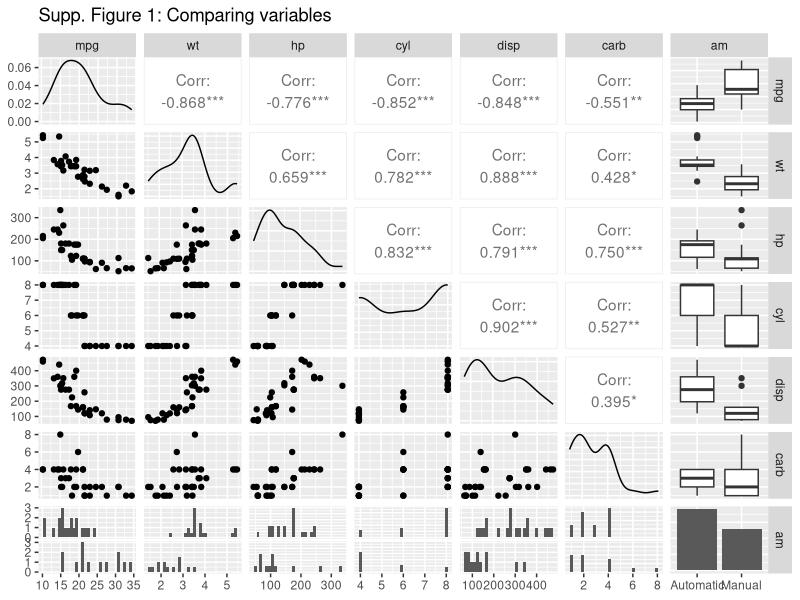
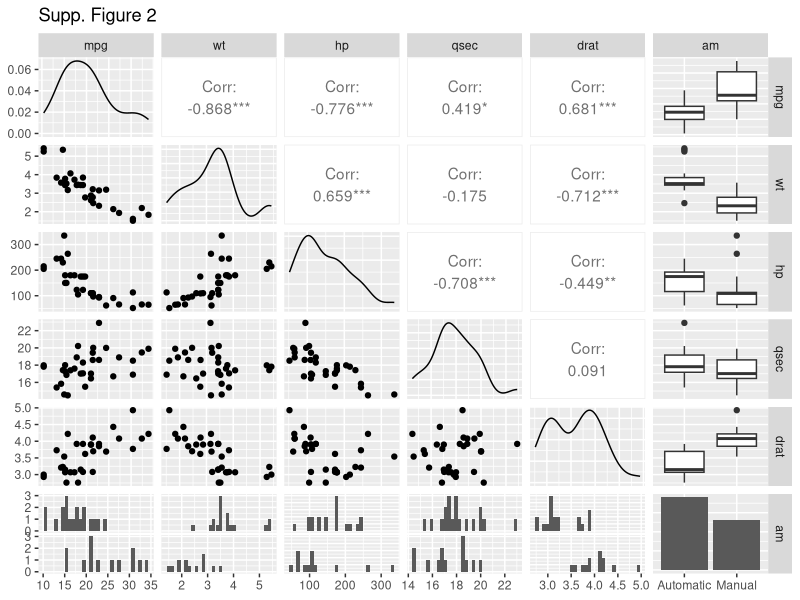
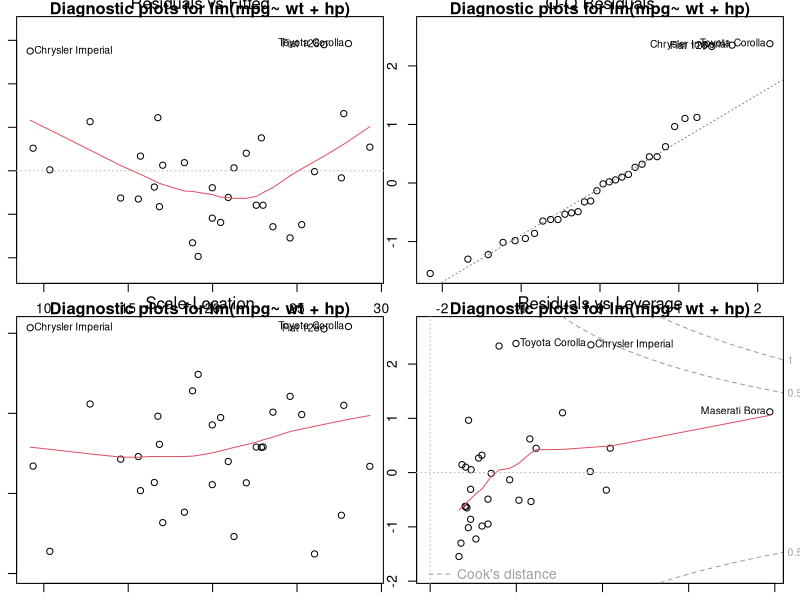
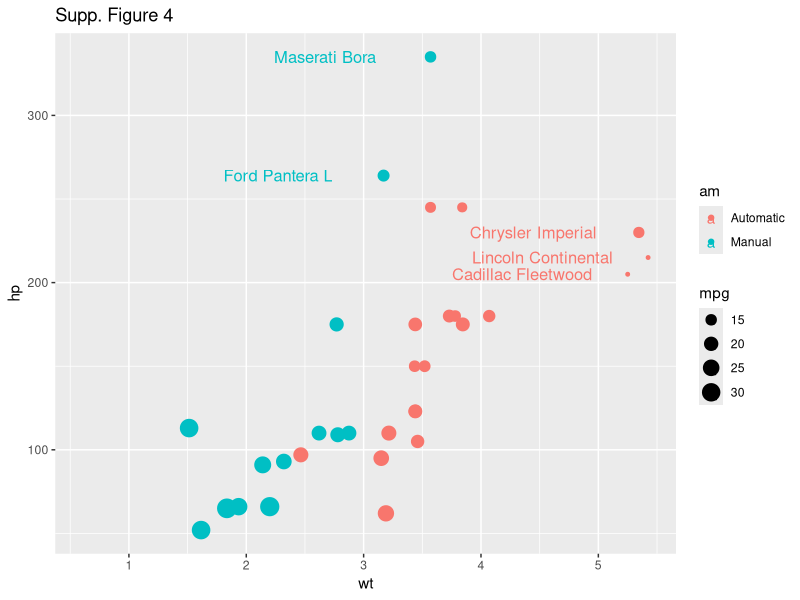

Write R code to recreate these figures, in order.
## ---- chunk 1
library(dplyr)
library(ggplot2)
library(car)
library(GGally)
data(mtcars)
mtcars$am <- factor(as.character(mtcars$am),labels = c("Automatic","Manual"))
mtcars$names <- rownames(mtcars)
## ---- chunk 2
summary(lm(mpg~ am,data = mtcars))[c( "coefficients","r.squared")]
## ---- chunk 3
lm_fit <- lm(data = mtcars, mpg ~ wt+ hp)
summary(lm_fit)[c( "coefficients","r.squared")]
vif(lm_fit)
## ---- chunk 4
fit_with_transmission_type <- update(lm_fit,mpg ~ wt + hp + am)
anova(lm_fit, fit_with_transmission_type)
## ---- chunk 5
summary_fit <- summary(fit_with_transmission_type)
vif(fit_with_transmission_type)
## ---- chunk 6
par(mar= c(rep(1,4)))
ggpairs(select(mtcars,mpg,wt,hp,cyl,disp,carb,am), title = "Supp. Figure 1: Comparing variables")
# ggpairs(select(mtcars,wt,cyl,disp,hp,carb), title = "Supp. Figure 2: Vehicle weight")
ggpairs(select(mtcars, mpg, wt, hp, qsec,drat,am), title = "Supp. Figure 2")


## ---- chunk 7
par(mfrow = c(2, 2))
plot(lm_fit, main = "Diagnostic plots for lm(mpg~ wt + hp)")
## ---- chunk 8
ggplot(mtcars, aes(wt,hp, color = am, size = mpg)) + geom_point() + geom_text(aes(label=ifelse(wt>4.5|hp>250,as.character(names),''),size = 20), nudge_x = -0.9) + ggtitle("Supp. Figure 4")
